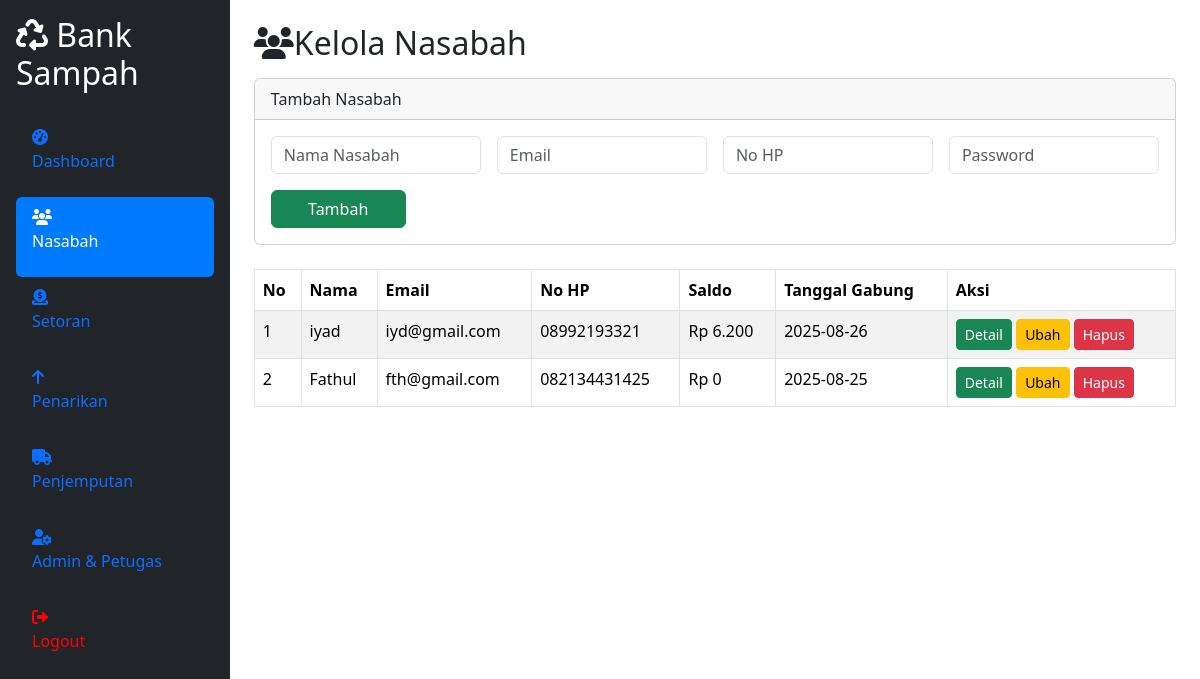
Page /nasabah.php (signed in) on the earlier database version.
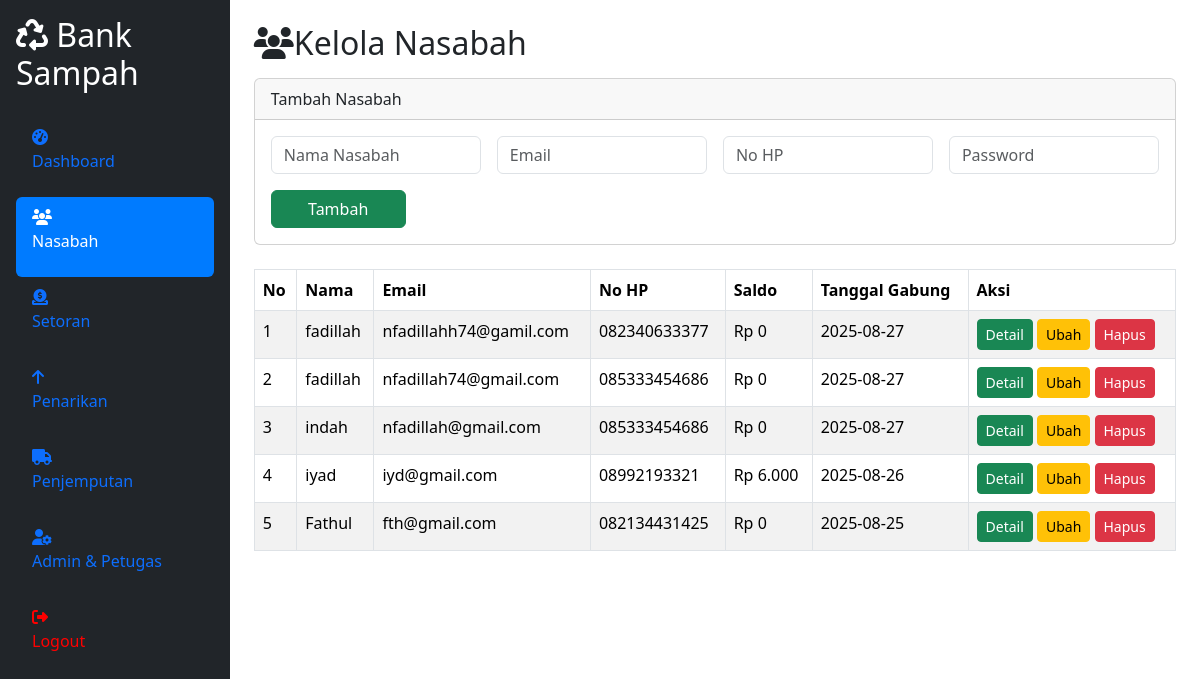
Same page on the later database version.
### tables this page shows
CREATE TABLE `users` (
  `id` int(11) NOT NULL,
  `nama` varchar(100) NOT NULL,
  `email` varchar(100) NOT NULL,
  `password` varchar(255) NOT NULL,
  `no_hp` varchar(20) DEFAULT NULL,
  `alamat` text DEFAULT NULL,
  `role` enum('nasabah','admin','petugas') DEFAULT 'nasabah',
  `created_at` date NOT NULL DEFAULT current_timestamp(),
  `nama_lengkap` varchar(255) DEFAULT NULL,
  `gender` enum('Pria','Wanita') DEFAULT NULL,
  `foto` varchar(255) DEFAULT NULL
);

### nasabah.php (the view, shortened to what this page needs)
<?php
include "conn.php";
$active_page = 'nasabah';
$result = $conn->query("SELECT u.id, u.nama, u.email, u.no_hp, u.created_at,
                        IFNULL(s.total_saldo,0) as saldo
                        FROM users u
                        LEFT JOIN saldo s ON u.id = s.user_id
                        WHERE u.role='nasabah'
                        ORDER BY u.created_at DESC");
?>
<!DOCTYPE html>
<html lang="id">
<head>
  <link href="https://cdn.jsdelivr.net/npm/bootstrap@5.3.2/dist/css/bootstrap.min.css" rel="stylesheet">
  <link rel="stylesheet" href="https://cdnjs.cloudflare.com/ajax/libs/font-awesome/6.5.0/css/all.min.css">
</head>
<body>
<div class="wrapper d-flex">
  <aside class="main-sidebar sidebar-dark-primary bg-dark p-3">
    <h2 class="text-white"><i class="fas fa-recycle"></i> Bank Sampah</h2>
    <ul class="nav nav-pills nav-sidebar flex-column mt-4">
      <li class="nav-item">
        <a href="dashboard.php" class="nav-link <?php if ($active_page=='dashboard') echo 'active'; ?>">
          <i class="fas fa-tachometer-alt"></i> <p>Dashboard</p>
        </a>
      </li>
      <li class="nav-item">
        <a href="nasabah.php" class="nav-link <?php if ($active_page=='nasabah') echo 'active'; ?>">
          <i class="fas fa-users"></i> <p>Nasabah</p>
        </a>
      </li>
      <li class="nav-item">
          <a href="transaksi_setor.php" class="nav-link <?php if ($active_page == 'transaksi_setor') echo 'active'; ?>">
              <i class="fas fa-donate"></i>
              <p>Setoran</p>
          </a>
        </li>
        <li class="nav-item">
          <a href="transaksi_tarik.php" class="nav-link <?php if ($active_page == 'transaksi_tarik') echo 'active'; ?>">
              <i class="fas fa-arrow-up"></i>
              <p>Penarikan</p>
          </a>
        </li>
      <li class="nav-item">
        <a href="penjemputan.php" class="nav-link <?php if ($active_page=='penjemputan') echo 'active'; ?>">
          <i class="fas fa-truck"></i> <p>Penjemputan</p>
        </a>
      </li>
      <li class="nav-item">
        <a href="admin.php" class="nav-link <?php if ($active_page=='admin') echo 'active'; ?>">
          <i class="fas fa-user-cog"></i> <p>Admin & Petugas</p>
        </a>
      </li>
      <li class="nav-item">
        <a href="logout.php" class="nav-link logout-link">
          <i class="fas fa-sign-out-alt"></i> <p>Logout</p>
        </a>
      </li>
    </ul>
  </aside>
  <div class="content p-4 w-100">
    <h2 class="mb-3"><i class="fas fa-users"></i>Kelola Nasabah</h2>
    <div class="card mb-4">
        <div class="card-header">Tambah Nasabah</div>
        <div class="card-body">
            <form method="POST">
                <div class="row g-3">
                    <div class="col-md-3">
                        <input type="text" name="nama" class="form-control" placeholder="Nama Nasabah" required>
                    </div>
                    <div class="col-md-3">
                        <input type="text" name="email" class="form-control" placeholder="Email" required>
                    </div>
                    <div class="col-md-3">
                        <input type="text" name="no_hp" class="form-control" placeholder="No HP" required>
                    </div>
                    <div class="col-md-3">
                        <input type="password" name="password" class="form-control" placeholder="Password" required>
                    </div>
                    <div class="col-md-2 d-flex justify-content-end">
                        <button type="submit" name="tambah_nasabah" class="btn btn-success w-100">Tambah</button>
                    </div>
                </div>
            </form>
        </div>
    </div>
    <table class="table table-bordered table-striped">
        <thead >
            <tr>
                <th>No</th>
                <th>Nama</th>
                <th>Email</th>
                <th>No HP</th>
                <th>Saldo</th>
                <th>Tanggal Gabung</th>
                <th>Aksi</th>
            </tr>
        </thead>
<tbody>
<?php
$no = 1;
while ($d = $result->fetch_assoc()) {
    echo "<tr>
        <td>" . $no++ . "</td>
            <td>{$d['nama']}</td>
            <td>{$d['email']}</td>
            <td>{$d['no_hp']}</td>
            <td>Rp " . number_format($d['saldo'], 0, ',', '.') . "</td>
            <td>{$d['created_at']}</td>
            <td>
                <a href='?detail={$d['id']}' class='btn btn-success btn-sm'>Detail</a>
                <a href='?edit={$d['id']}' class='btn btn-warning btn-sm' onclick='return confirm(\"Ubah Data Nasabah ini?\")'>Ubah</a>
                <a href='?hapus={$d['id']}' class='btn btn-danger btn-sm' onclick='return confirm(\"Hapus nasabah ini?\")'>Hapus</a>
            </td>
          </tr>";
}
?>
</tbody>
    </table>
  </div>
</div>
</body>
</html>

Differences in the rows shown:
added users: nama "fadillah", email "nfadillahh74@gamil.com", no_hp "082340633377", saldo "0", created_at "2025-08-27"
added users: nama "fadillah", email "nfadillah74@gmail.com", no_hp "085333454686", saldo "0", created_at "2025-08-27"
added users: nama "indah", email "nfadillah@gmail.com", no_hp "085333454686", saldo "0", created_at "2025-08-27"
changed users "iyad": saldo "6.200" → "6.000"
